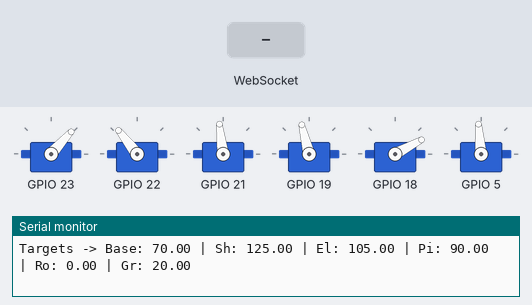
Bench run of a program on a simulated ESP32. Parts: 6 × servo, the last lines printed to the serial monitor. The test bench sets the inputs (shaded band). WiFi joins after 1.5 s; servers stay silent unless stated; servo pulses on a pin are drawn as a servo (544–2400 µs = 0–180°).

Above: at 2.7 s.
2.8 s: WebSocket text "1" received
At 3.16 s:
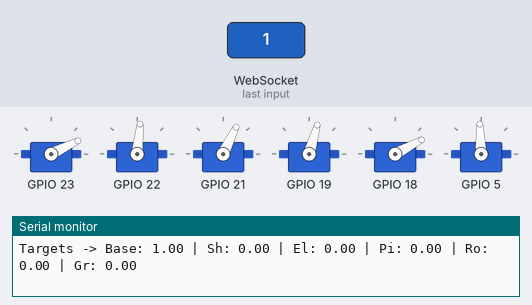
At 7.4 s:
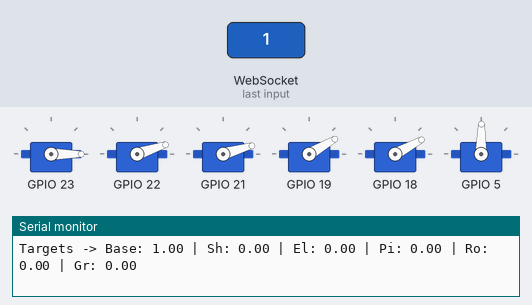
Timing chart, 0 to 8.9 s (numbered marks = the images above; inputs shaded):
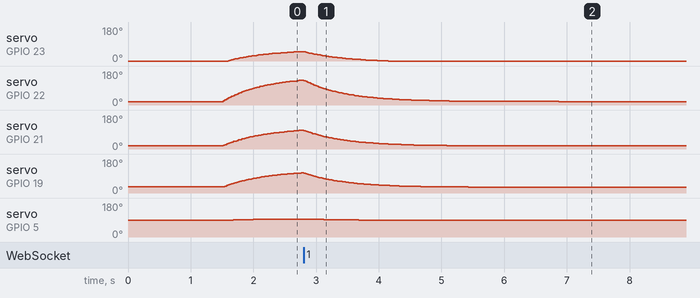

The program:

main.cpp
```cpp
#include <WiFi.h>
#include <WebSocketsServer.h>
#include "servo_esp32.hpp"

// ---------------- Network Credentials ----------------
const char* ssid = "ROBOCON LDCE";
const char* password = "RBCN2025";

// ---------------- Servo Pins ----------------
#define BASE_SERVO 23
#define SHOULDER_SERVO 22
#define ELBOW_SERVO 21
#define WRIST_PITCH_SERVO 19
#define WRIST_ROLL_SERVO 18
#define GRIPPER_SERVO 5

SERVO base, shoulder, elbow, wristPitch, wristRoll, gripper;

// ---------------- Websocket Server ----------------
WebSocketsServer webSocket = WebSocketsServer(81);

// ---------------- Target Joint Angles ----------------
float baseAngle = 70;
float shoulderAngle = 125;
float elbowAngle = 105;
float wristPitchAngle = 90;
float wristRollAngle = 0;
float gripperAngle = 20;

// ---------------- WebSocket Event Handler ----------------
void webSocketEvent(uint8_t num, WStype_t type, uint8_t * payload, size_t length) {
  switch(type) {
    case WStype_DISCONNECTED:
      Serial.printf("[%u] Dashboard Disconnected!\n", num);
      break;
    case WStype_CONNECTED:
      {
        IPAddress ip = webSocket.remoteIP(num);
        Serial.printf("[%u] Dashboard Connected from %d.%d.%d.%d\n", num, ip[0], ip[1], ip[2], ip[3]);
      }
      break;
    case WStype_TEXT:
      {
        // FAST PARSING: strtof is extremely fast and lightweight compared to sscanf.
        // It reads the number, and updates the pointer to the next character (the comma).
        char* ptr = (char*)payload;

        baseAngle       = strtof(ptr, &ptr); ptr++; // Read value, move pointer past comma
        shoulderAngle   = strtof(ptr, &ptr); ptr++;
        elbowAngle      = strtof(ptr, &ptr); ptr++;
        wristPitchAngle = strtof(ptr, &ptr); ptr++;
        wristRollAngle  = strtof(ptr, &ptr); ptr++;
        gripperAngle    = strtof(ptr, NULL);        // Last value, no comma needed
      }
      break;
  }
}

void setup() {
  Serial.begin(115200);

  // 1. Initialize WiFi & Disable Power Save (CRITICAL FOR LOW LATENCY)
  Serial.print("\nConnecting to WiFi");
  WiFi.begin(ssid, password);
  while (WiFi.status() != WL_CONNECTED) {
    delay(500);
    Serial.print(".");
  }
  // Turn off WiFi sleep mode to prevent packet buffering/lag spikes
  WiFi.setSleep(false);

  Serial.println("\nWiFi Connected!");
  Serial.print("ESP32 IP Address: ");
  Serial.println(WiFi.localIP());

  // 2. Initialize WebSockets
  webSocket.begin();
  webSocket.onEvent(webSocketEvent);
  Serial.println("WebSocket Server Started on Port 81.");

  // 3. Servo Attachments
  setupServo(base, BASE_SERVO, 0);
  setupServo(shoulder, SHOULDER_SERVO, 1);
  setupServo(elbow, ELBOW_SERVO, 2);
  setupServo(wristPitch, WRIST_PITCH_SERVO, 3);
  setupServo(wristRoll, WRIST_ROLL_SERVO, 4);
  setupServo(gripper, GRIPPER_SERVO, 5);

  // 4. Exact Servo Calibration
  base.min = 190;        base.minAngle = 0;        base.max = 920;        base.maxAngle = 180;
  shoulder.min = 300;    shoulder.minAngle = 0;    shoulder.max = 1100;   shoulder.maxAngle = 180;
  elbow.min = 290;       elbow.minAngle = 0;       elbow.max = 990;       elbow.maxAngle = 180;
  wristPitch.min = 350;  wristPitch.minAngle = 0;  wristPitch.max = 1100; wristPitch.maxAngle = 180;
  wristRoll.min = 340;   wristRoll.minAngle = 0;   wristRoll.max = 1050;  wristRoll.maxAngle = 180;
  gripper.min = 600;     gripper.minAngle = 0;     gripper.max = 850;     gripper.maxAngle = 180;

  // 5. Initial Safe Posing
  setServo(base, 70);
  setServo(shoulder, 125);
  setServo(elbow, 105);
  setServo(wristPitch, 90);
  setServo(wristRoll, 0);
}

// Timing variables
unsigned long lastUpdateTime = 0;
unsigned long prevPrintTime = 0;

void loop() {
  // Always keep the WebSocket server listening
  webSocket.loop();

  // High-frequency smoothing loop (12ms)
  if (millis() - lastUpdateTime > 12) {
    setServo(base, baseAngle);
    setServo(shoulder, shoulderAngle);
    setServo(elbow, elbowAngle);
    setServo(wristPitch, wristPitchAngle);
    setServo(wristRoll, wristRollAngle);
    setServo(gripper, gripperAngle);

    lastUpdateTime = millis();
  }

  // Print state to Serial Monitor for debugging (Reduced to every 500ms to stop blocking)
  if (millis() - prevPrintTime > 100) {
    Serial.print("Targets -> Base: "); Serial.print(baseAngle);
    Serial.print(" | Sh: "); Serial.print(shoulderAngle);
    Serial.print(" | El: "); Serial.print(elbowAngle);
    Serial.print(" | Pi: "); Serial.print(wristPitchAngle);
    Serial.print(" | Ro: "); Serial.print(wristRollAngle);
    Serial.print(" | Gr: "); Serial.println(gripperAngle);

    prevPrintTime = millis();
  }
}
```

servo_esp32.hpp
```cpp
#include "esp32-hal-ledc.h"
#ifndef SERVO_H
#define SERVO_H
#include <arduino.h>
#define PWM_FREQ 50
#define PWM_RES 13
#define PWM_MAX 8191

struct SERVO {
  int min = 125, max = 1105, minAngle = 0, maxAngle = 180, pin, channel;
  float alpha = 0.98, filterdDuty = 0;
};

void setServo(SERVO& s, int angle) {
  if (angle < 0) angle = 0;
  if (angle > 180) angle = 180;
  uint32_t duty = map(angle, s.minAngle, s.maxAngle, s.min, s.max);

  s.filterdDuty = s.filterdDuty * s.alpha + (1 - s.alpha) * duty;

  if (s.filterdDuty < s.min) s.filterdDuty = s.min;
  if (s.filterdDuty > s.max) s.filterdDuty = s.max;
  ledcWrite(s.channel, s.filterdDuty);
}

void setupServo(SERVO& s, int servoPin, int channel) {
  s.pin = servoPin;
  s.channel = channel;
  ledcSetup(s.channel, PWM_FREQ, PWM_RES);
  ledcAttachPin(s.pin, s.channel);
  //     ledcSetup(0, PWM_FREQ, PWM_RES);
  //   ledcAttachPin(tstServoPin, 0);
}


#endif
```

Measured:
- after the input at 2.8 s, servo on GPIO 5: moves from 95° to 89° over 2.0 s, starting at once
